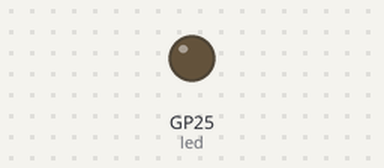
This program was run on a simulated Raspberry Pi Pico running MicroPython. Shown: output pins drawn as LEDs (lit = HIGH). What the program prints to the serial console is not drawn.

Above: at 1.4 s.
At 12.1 s:
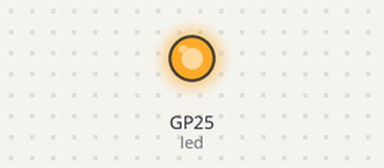
Timing chart, 0 to 13.0 s (numbered marks = the images above):
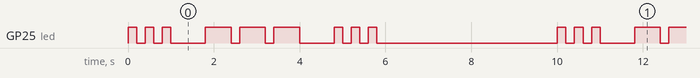

Measured:
- by itself, GP25 (led): repeats every 10.0 s: 2 × (LOW 0.20 s, HIGH 0.20 s), LOW 0.80 s, 2 × (HIGH 0.60 s, LOW 0.20 s), HIGH 0.60 s, LOW 0.80 s, 2 × (HIGH 0.20 s, LOW 0.20 s), HIGH 0.20 s, LOW 4.2 s, HIGH 0.20 s
- by itself, everything shown: repeats every 10.0 s, in 18 steps

The program:

sos_signal.py
```python
"""
SOS 訊號程式
練習：實作摩斯密碼 SOS 訊號

SOS 摩斯密碼：
S = ... (三短)
O = --- (三長)
S = ... (三短)
"""

import machine
import time

# 初始化內建 LED
led = machine.Pin("LED", machine.Pin.OUT)

# 定義時間單位（秒）
SHORT = 0.2  # 短訊號（點）
LONG = 0.6   # 長訊號（劃）
PAUSE = 0.2  # 訊號間隔
LETTER_PAUSE = 0.6  # 字母間隔
WORD_PAUSE = 1.4    # 單字間隔

def blink(duration):
    """
    讓 LED 閃爍指定的時間

    參數:
        duration: 閃爍持續時間（秒）
    """
    led.on()
    time.sleep(duration)
    led.off()
    time.sleep(PAUSE)

def send_s():
    """發送字母 S (三短)"""
    print("S", end="")
    for _ in range(3):
        blink(SHORT)
    time.sleep(LETTER_PAUSE)

def send_o():
    """發送字母 O (三長)"""
    print("O", end="")
    for _ in range(3):
        blink(LONG)
    time.sleep(LETTER_PAUSE)

def send_sos():
    """發送完整的 SOS 訊號"""
    print("發送 SOS: ", end="")
    send_s()  # S
    send_o()  # O
    send_s()  # S
    print()  # 換行
    time.sleep(WORD_PAUSE)

# 主程式
print("SOS 訊號程式")
print("按 Ctrl+C 停止程式")
print()

try:
    while True:
        send_sos()
        time.sleep(2)  # 每次 SOS 後等待 2 秒

except KeyboardInterrupt:
    print("\n程式已停止")
    led.off()
```
